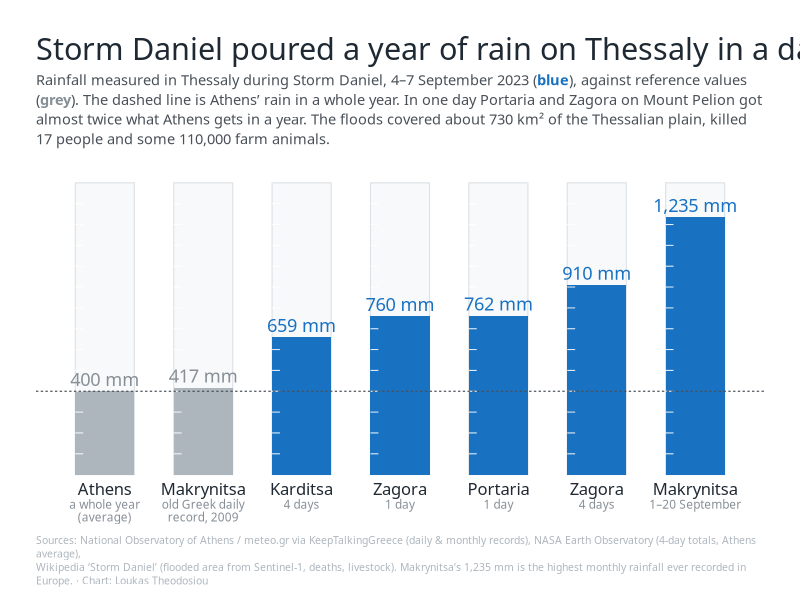

R code for this plot:
# Thessaly · Storm Daniel, September 2023 — rain gauges
library(tidyverse)
library(ggtext)

rain <- tribble(
  ~place,                         ~period,                 ~mm,  ~kind,
  "Athens",                       "a whole year\n(average)", 400, "ref",
  "Makrynitsa",                   "old Greek daily\nrecord, 2009", 417, "ref",
  "Karditsa",                     "4 days",                 659, "daniel",
  "Zagora",                       "1 day",                  760, "daniel",
  "Portaria",                     "1 day",                  762, "daniel",
  "Zagora",                       "4 days",                 910, "daniel",
  "Makrynitsa",                   "1–20 September",        1235, "daniel"
) |> mutate(i = row_number())

blue <- "#1971C2"; grey <- "#ADB5BD"
w <- 0.30                                   # half-width of a gauge
top <- 1400

ticks <- expand_grid(i = rain$i, t = seq(100, 1300, 100))

p <- ggplot(rain) +
  # empty tube
  geom_rect(aes(xmin = i - w, xmax = i + w, ymin = 0, ymax = top),
            fill = "#F8F9FA", colour = "#DEE2E6", linewidth = 0.4) +
  # water
  geom_rect(aes(xmin = i - w, xmax = i + w, ymin = 0, ymax = mm,
                fill = I(if_else(kind == "ref", grey, blue))), colour = NA) +
  geom_segment(data = ticks, aes(x = i - w, xend = i - w + 0.08, y = t, yend = t),
               colour = "white", linewidth = 0.35, alpha = 0.9) +
  # Athens reference line
  geom_hline(yintercept = 400, linetype = "22", colour = "#495057", linewidth = 0.4) +
  geom_text(aes(i, mm + 25, label = paste0(scales::comma(mm), " mm"),
                colour = I(if_else(kind == "ref", "#868E96", blue))),
            family = "Oswald", size = 4.6, vjust = 0) +
  geom_text(aes(i, -40, label = place), family = "Oswald", size = 4.2, colour = "#1F2933", vjust = 1) +
  geom_text(aes(i, -120, label = period), family = "Fira Sans", size = 3, colour = "#868E96",
            vjust = 1, lineheight = 0.9) +
  scale_y_continuous(limits = c(-260, top + 60), expand = c(0, 0)) +
  scale_x_continuous(expand = expansion(add = 0.4)) +
  labs(
    title = "Storm Daniel poured a year of rain on Thessaly in a day",
    subtitle = glue::glue(
      "Rainfall measured in Thessaly during Storm Daniel, 4–7 September 2023 (<b style='color:{blue}'>blue</b>), ",
      "against reference values (<b style='color:#868E96'>grey</b>). The dashed line is Athens' rain in a whole year. In one day Portaria and Zagora on Mount Pelion ",
      "got almost twice what Athens gets in a year. The floods covered about 730 km² of the Thessalian plain, ",
      "killed 17 people and some 110,000 farm animals."),
    caption = "Sources: National Observatory of Athens / meteo.gr via KeepTalkingGreece (daily & monthly records), NASA Earth Observatory (4-day totals, Athens average),<br>Wikipedia 'Storm Daniel' (flooded area from Sentinel-1, deaths, livestock). Makrynitsa's 1,235 mm is the highest monthly rainfall ever recorded in Europe. · Chart: Loukas Theodosiou"
  ) +
  theme_void(base_family = "Fira Sans") +
  theme(
    plot.background = element_rect(fill = "white", colour = NA),
    plot.title    = element_text(family = "Oswald", size = 22, colour = "#1F2933"),
    plot.subtitle = element_textbox_simple(size = 10.5, colour = "#495057", lineheight = 1.35,
                                           margin = margin(6, 0, 16, 0)),
    plot.caption  = element_textbox_simple(size = 7.5, colour = "#ADB5BD", lineheight = 1.3,
                                           margin = margin(t = 10)),
    plot.margin   = margin(22, 26, 14, 26)
  )

ggsave("out/t1_storm_daniel.png", p, width = 10, height = 8, dpi = 220, device = ragg::agg_png)
